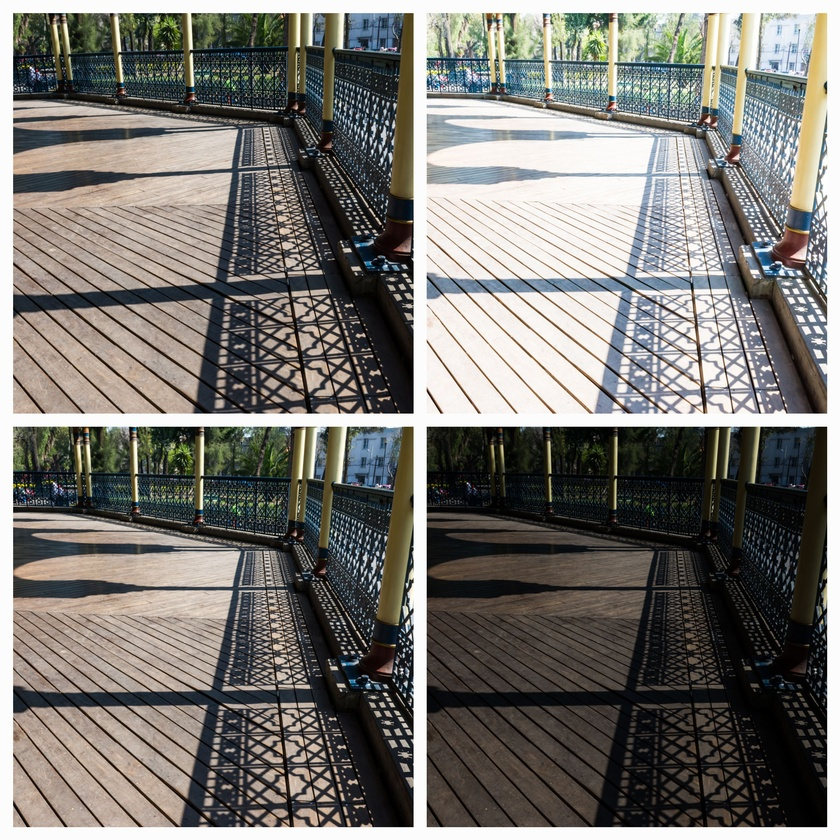
#> input picture data/foto1.jpg, 840 x 840 px, shrunk from 2880 x 2880 before the run
$ jupyter execute 7_harris_edge_corner_detection.ipynb
#> lines starting #> are read from the running program, lines starting #| are printed output that depends on the picture
# 7. Harris Edge & Corner Detection

## Table of Contents
1. [Libraries](#libraries)
2. [Color image to Grayscale conversion](#grayscale)
3. [Spatial derivative calculation](#spatial)
4. [Structure tensor setup](#tensor)
5. [Harris response calculation](#response)
6. [Find edges and corners using R](#find)

## Importing Libraries <a class="anchor" id="libraries" ></a>

[cell 1]
import cv2
import matplotlib.pyplot as plt
from scipy import signal as sig
import numpy as np
from scipy.ndimage.filters import convolve

## 1. Color to Grayscale <a class="anchor" id="grayscale" ></a>

[cell 2]
img = cv2.imread('data/foto1.jpg')
#> img is the input picture: shape (840, 840, 3); mean B, G, R 112.2, 117, 119.4
img_color = cv2.cvtColor(img, cv2.COLOR_BGR2RGB)
img_gray = cv2.cvtColor(img, cv2.COLOR_BGR2GRAY)

plt.figure(figsize=(15, 8))
plt.subplot(1, 2, 1)
plt.imshow(img_color)
plt.subplot(1, 2, 2)
plt.imshow(img_gray, cmap="gray")
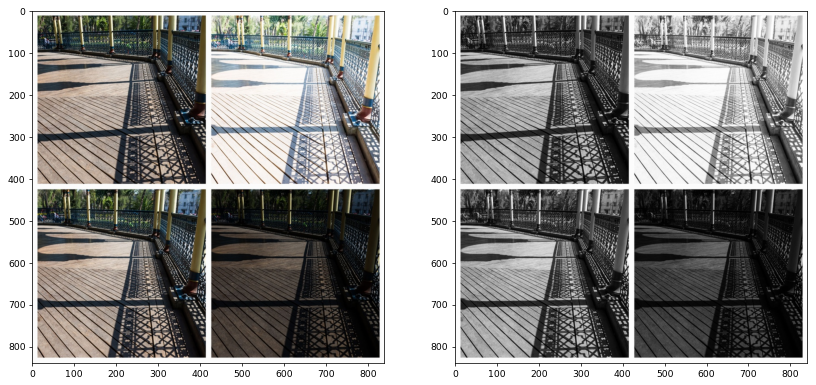
#> figure drawn by matplotlib, 2 panels

## 2. Spatial derivative calculation <a class="anchor" id="spatial" ></a>

[cell 3]
def gradient_x(imggray):
    ##Sobel operator kernels.
    kernel_x = np.array([[-1, 0, 1],[-2, 0, 2],[-1, 0, 1]])
    return sig.convolve2d(imggray, kernel_x, mode='same')

def gradient_y(imggray):
    kernel_y = np.array([[1, 2, 1], [0, 0, 0], [-1, -2, -1]])
    return sig.convolve2d(imggray, kernel_y, mode='same')
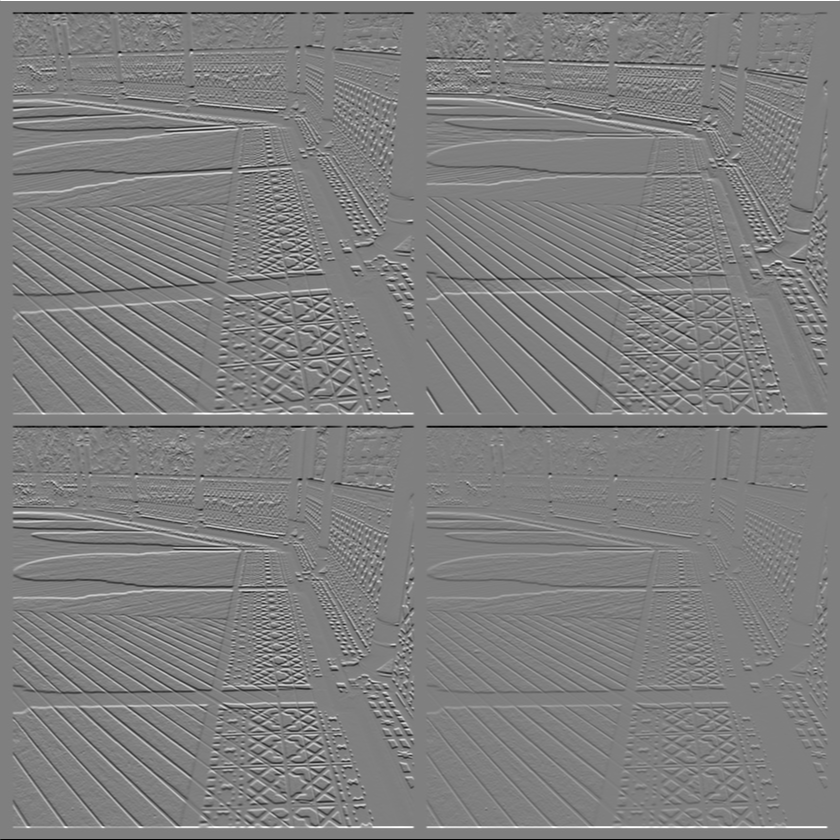
#> returned value: shape (840, 840) int64; min -1020, max 1020, mean 0; drawn with min black and max white

I_x = gradient_x(img_gray)
I_y = gradient_y(img_gray)

## 3. Structure tensor setup <a class="anchor" id="tensor" ></a>

[cell 4]
def gaussian_kernel(size, sigma=1):
    size = int(size) // 2
    x, y = np.mgrid[-size:size+1, -size:size+1]
    normal = 1 / (2.0 * np.pi * sigma**2)
    g =  np.exp(-((x**2 + y**2) / (2.0*sigma**2))) * normal
    return g


Ixx = convolve(I_x**2, gaussian_kernel(3, 1))
Ixy = convolve(I_y*I_x, gaussian_kernel(3, 1))
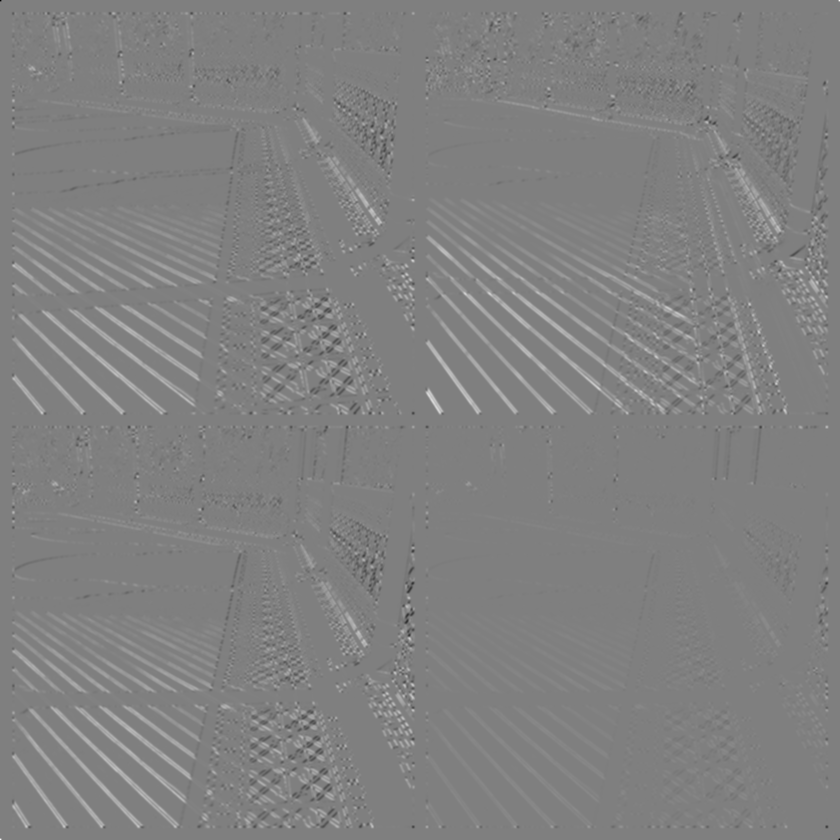
#> Ixy: shape (840, 840) int64; min -234769, max 234769, mean 3151.9; drawn with min black and max white
Iyy = convolve(I_y**2, gaussian_kernel(3, 1))

## 4. Harris response calculation <a class="anchor" id="response" ></a>

[cell 5]
k = 0.05

# determinant
detA = Ixx * Iyy - Ixy ** 2

# trace
traceA = Ixx + Iyy
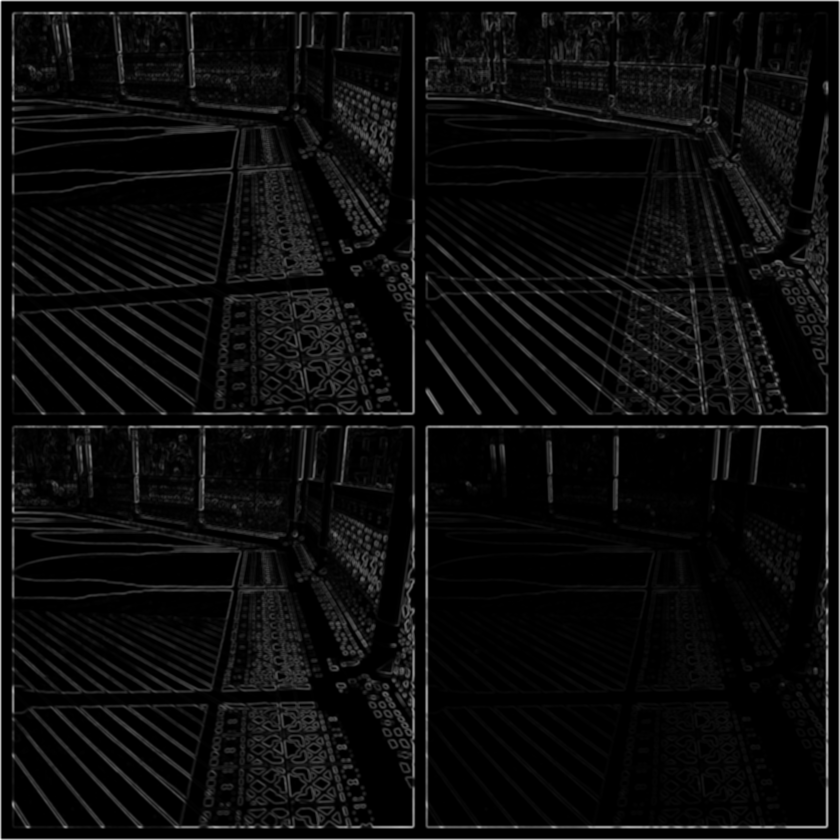
#> traceA: shape (840, 840) int64; min 0, max 784684, mean 38482.7; drawn with min black and max white

harris_response = detA - k * traceA ** 2
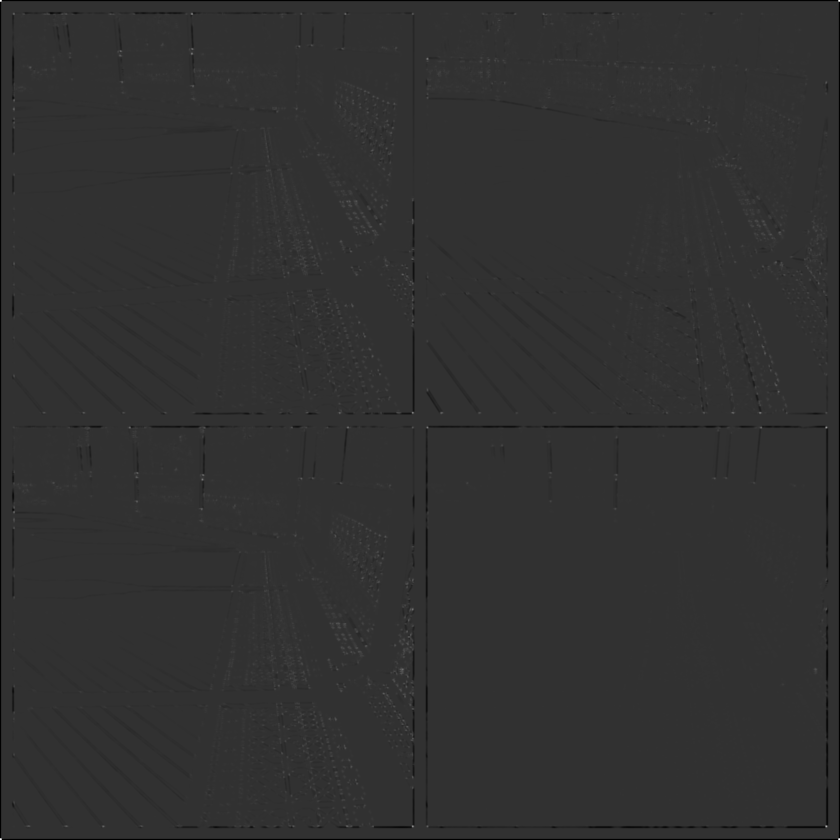
#> harris_response: shape (840, 840) float64; min -1.65e+10, max 6.8e+10, mean -126381291.1; drawn with min black and max white

[cell 6]
img_gray.shape
#> Out = (840, 840)

[cell 7]
window_size = 3
offset = window_size//2
width, height = img_gray.shape
#> width = 840; height = 840

for y in range(offset, height-offset):
    for x in range(offset, width-offset):
        Sxx = np.sum(Ixx[y-offset:y+1+offset, x-offset:x+1+offset])
        Syy = np.sum(Iyy[y-offset:y+1+offset, x-offset:x+1+offset])
        Sxy = np.sum(Ixy[y-offset:y+1+offset, x-offset:x+1+offset])

[cell 8]
#Find determinant and trace, use to get corner response
det = (Sxx * Syy) - (Sxy**2)
trace = Sxx + Syy
r = det - k*(trace**2)

## 5. Find edges and corners using R <a class="anchor" id="find" ></a>

[cell 9]
img_copy_for_corners = np.copy(img)
img_copy_for_edges = np.copy(img)

for rowindex, response in enumerate(harris_response):
    for colindex, r in enumerate(response):
        if r > 0:
            # this is a corner
            img_copy_for_corners[rowindex, colindex] = [255,0,0]
        elif r < 0:
            # this is an edge
            img_copy_for_edges[rowindex, colindex] = [0,255,0]
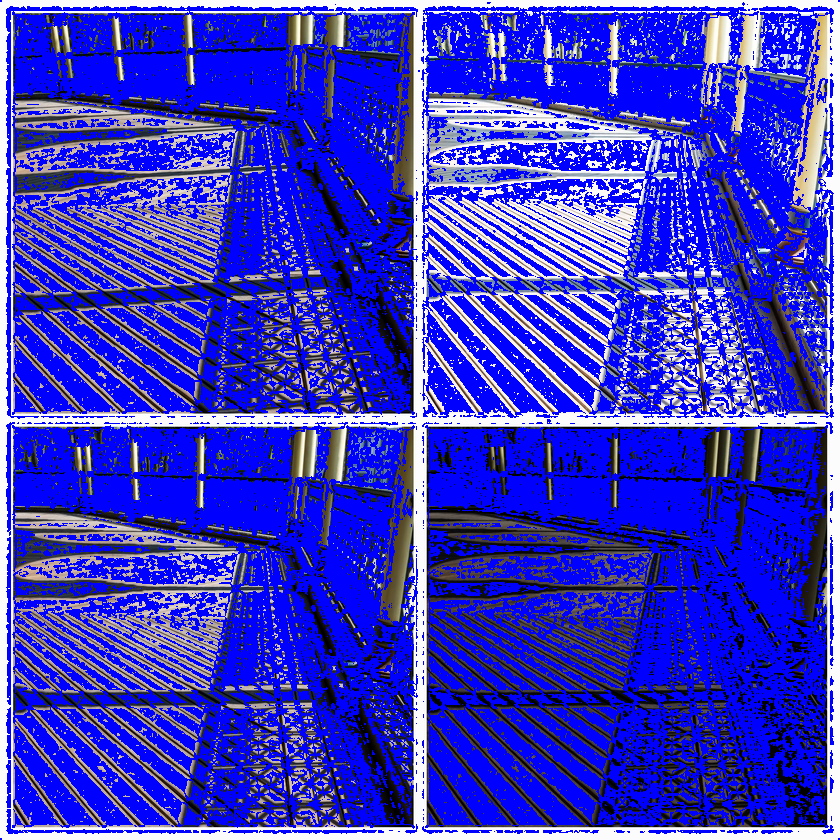
#> img_copy_for_corners: shape (840, 840, 3); mean B, G, R 196.7, 58.1, 60
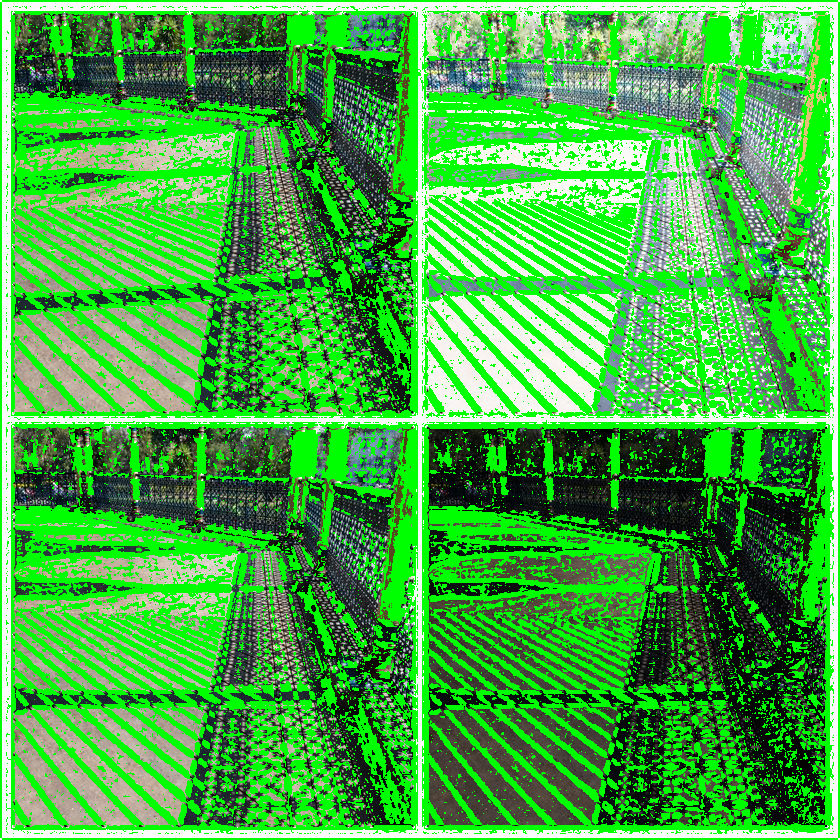
#> img_copy_for_edges: shape (840, 840, 3); mean B, G, R 64.8, 172.5, 67.5

[cell 10]
plt.figure(figsize=(15, 8))
plt.subplot(1, 2, 1)
plt.imshow(img_copy_for_corners, cmap="gray")
plt.subplot(1, 2, 2)
plt.imshow(img_copy_for_edges, cmap="gray")
#> figure, not shown here; B, G, R data is drawn as R, G, B

$ run again, with data/elon_1.jpg copied over data/foto1.jpg
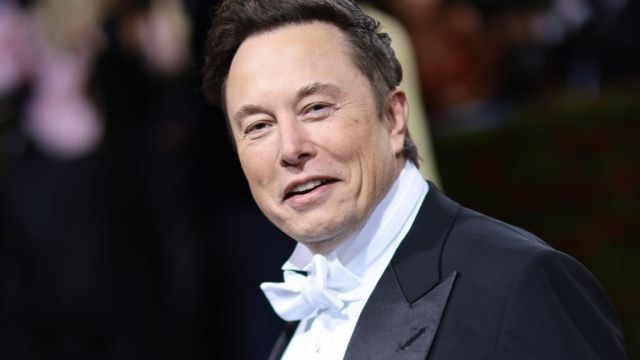
#> input picture data/elon_1.jpg, 640 x 360 px
#> img is the input picture: shape (360, 640, 3); mean B, G, R 58.6, 57.4, 64.9
#> `Ixy = convolve(I_y*I_x, gaussian_kernel(3, 1))`:
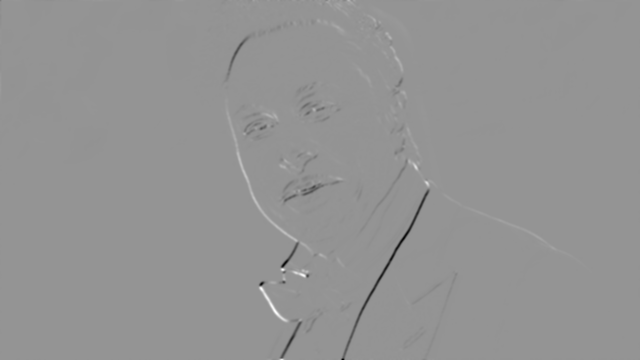
#> Ixy: shape (360, 640) int64; min -151147, max 109236, mean -276.5; drawn with min black and max white
#> after the loop `for rowindex, response in enumerate(harris_response):`:
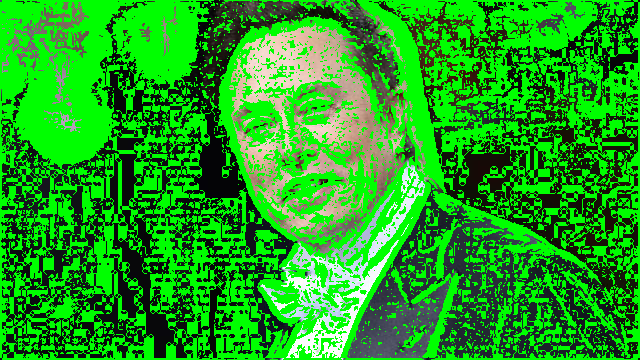
#> img_copy_for_edges: shape (360, 640, 3); mean B, G, R 28.6, 160.6, 31.7

$ run again, with data/modelo1.jpg copied over data/foto1.jpg
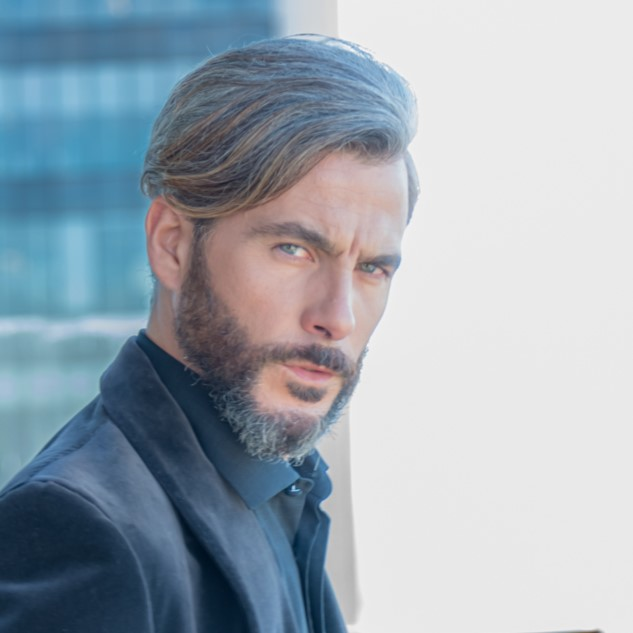
#> input picture data/modelo1.jpg, 633 x 633 px
#> img is the input picture: shape (633, 633, 3); mean B, G, R 177.7, 167.3, 155.5
#> `Ixx = convolve(I_x**2, gaussian_kernel(3, 1))`:
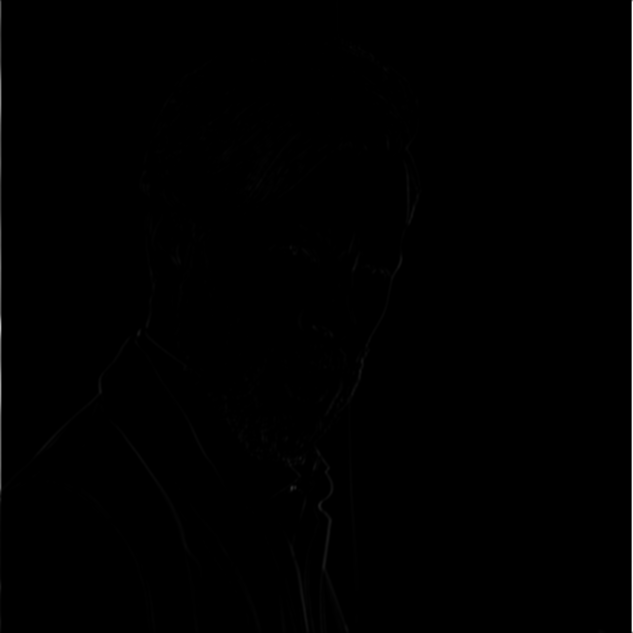
#> Ixx: shape (633, 633) int64; min 0, max 499990, mean 1895.7; drawn with min black and max white
#> after the loop `for rowindex, response in enumerate(harris_response):`:
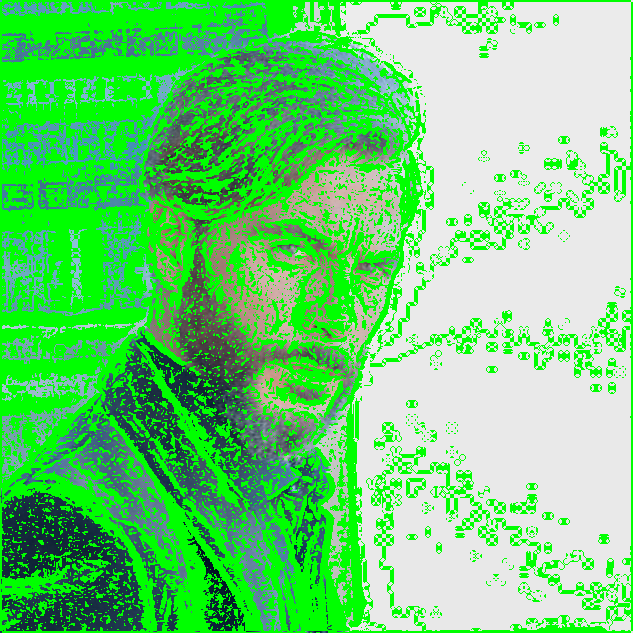
#> img_copy_for_edges: shape (633, 633, 3); mean B, G, R 117.4, 208.8, 109.1

$ run again, with data/modelo2.jpg copied over data/foto1.jpg
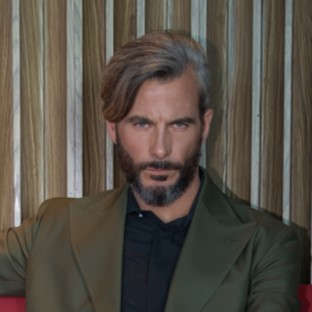
#> input picture data/modelo2.jpg, 312 x 312 px
#> img is the input picture: shape (312, 312, 3); mean B, G, R 69.9, 79.1, 86.3
#> after the loop `for rowindex, response in enumerate(harris_response):`:
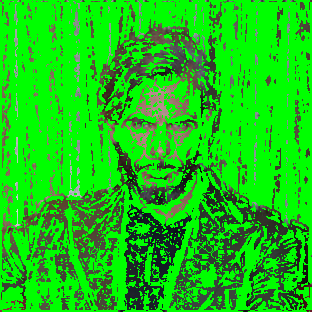
#> img_copy_for_edges: shape (312, 312, 3); mean B, G, R 20, 196.4, 24.5
